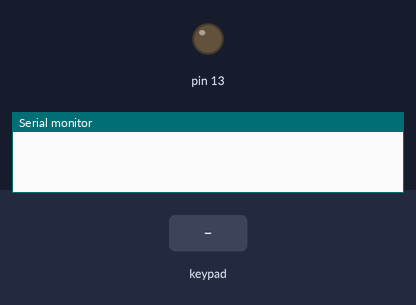
The sketch below on a simulated Arduino Uno, built with avr-gcc and run on an emulated ATmega328P. Shown: output pins drawn as LEDs (lit = HIGH), the last lines printed to the serial monitor. Inputs (shaded band) come from the test bench.

Above: at 1.2 s.
1.3 s: keypad keys 9 8 1 2 # pressed 0.4 s apart
At 4.0 s:
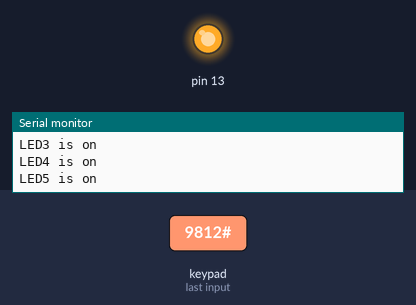
10.8 s: keypad keys 9 8 1 2 * pressed 0.4 s apart
At 12.9 s:
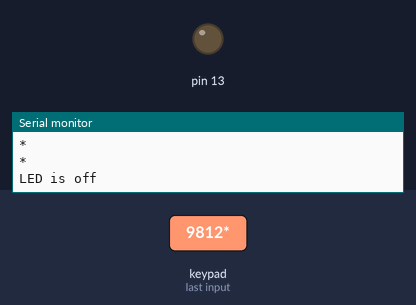
Timing chart, 0 to 14.4 s (numbered marks = the images above; inputs shaded):
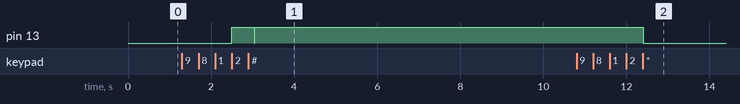

Measured:
- after the input at 1.3 s, pin 13: LOW → HIGH after 1.2 s, → LOW 0.54 s later, → HIGH 0.01 s later
- after the input at 10.8 s, pin 13: HIGH → LOW after 1.6 s

The sketch:

Keypad_control.ino
```cpp
#include <Key.h>
#include <Keypad.h>

const byte rows = 4;
const byte columns = 4;
char keys[rows][columns] = {{'1', '2', '3', 'A'},{'4', '5', '6', 'B'},{'7', '8', '9', 'C'}, {'*', '0', '#', 'D'}};
byte rowpins [rows] = {9,8,7,6};
byte columnpins [columns] = {5,4,3,2};
Keypad  keypad = Keypad (makeKeymap(keys),rowpins,columnpins,rows,columns);
char password1 [] = {'9','8','1','2'};
char password2 [] = {'9','8','2','3'};
char password3 [] = {'9','8','3','4'};
char password4 [] = {'9','8','4','5'};
char password5 [] = {'9','8','5','6'};
char password6 [] = {'9','8','6','7'};
int position = 0;

void setup() {
  // put your setup code here, to run once:
Serial.begin(9600);
pinMode(13, OUTPUT);
}

void loop() {
  // put your main code here, to run repeatedly:


char key = keypad.getKey();

if(key)
{
  Serial.println(key);
}

if (key== password1[position])

{
  position++;

}
if (position== 4)

{
  door1 ();
}

if (key== password2[position])

{
  position++;

}
if (position== 4)

{
  door2 ();
}

if (key== password3[position])

{
  position++;

}
if (position== 4)

{
  door3 ();
}

if (key== password4[position])

{
  position++;

}
if (position== 4)

{
  door4 ();
}

if (key== password5[position])

{
  position++;

}
if (position== 4)

{
  door5 ();
}

if (key== password6[position])

{
  position++;

}
if (position== 4)

{
  door6 ();
}
if (key=='*'|| key== '#')
{
Serial.println(key);
digitalWrite (13, LOW);
Serial.println("LED is off");
}


}

void door1 ()
{
digitalWrite (13, HIGH);
Serial.println("LED1 is on");

}

void door2 ()
{
digitalWrite (12, HIGH);
Serial.println("LED2 is on");

}

void door3 ()
{
digitalWrite (11, HIGH);
Serial.println("LED3 is on");

}

void door4 ()
{
digitalWrite (10, HIGH);
Serial.println("LED4 is on");

}

void door5 ()
{
digitalWrite (9, HIGH);
Serial.println("LED5 is on");

}

void door6 ()
{
digitalWrite (0, HIGH);
Serial.println("LED6 is on");

}


// try menu driven project
// if you press 1, it does something, if you press 2, something else should happen
```
